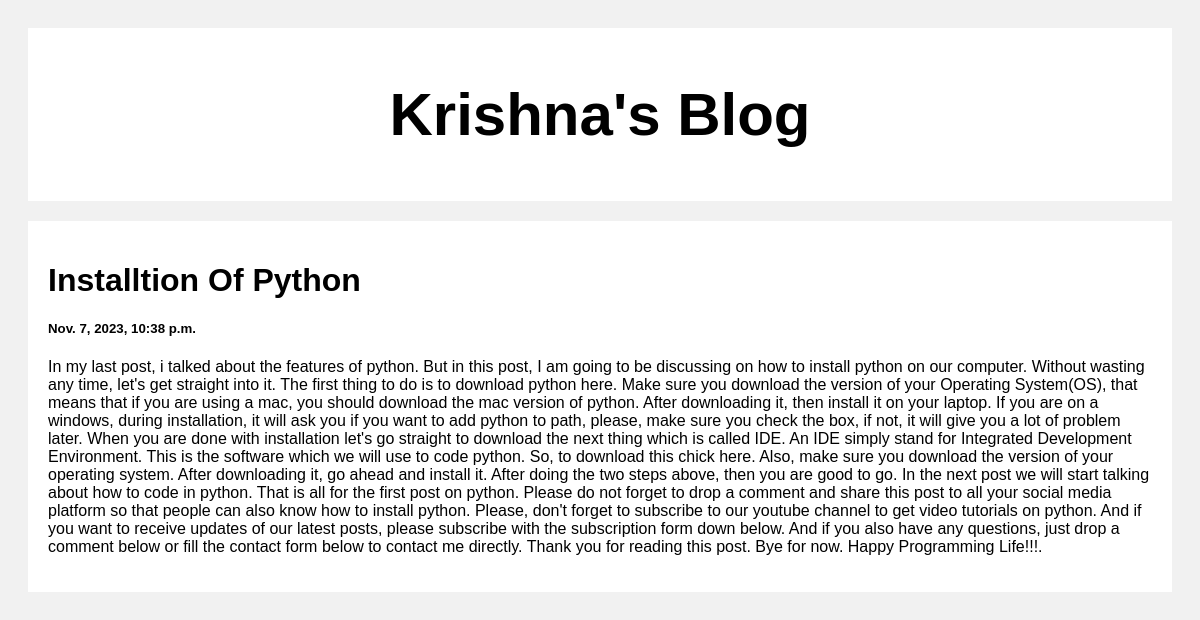
Screenshot of /post/3 with the database file from the repository.
### posts/models.py (models this page shows)
class Post(models.Model):  # Renamed the model to "Post" for consistency
    title = models.CharField(max_length=100)
    body = models.TextField(max_length=100000)  # Changed CharField to TextField for longer text
    created_at = models.DateTimeField(default=datetime.now, blank=True)

### posts/views.py (the view)
# urls.py: path('post/<str:pk>',views.post, name='post')
def post(request, pk):
    posts = Post.objects.get(id=pk)
    return render(request, 'posts.html', {'posts': posts})

### templates/posts.html (shortened to what this page needs)
<!DOCTYPE html>
<html>
<head>
</head>
<body>
<div class="header">
  <h2>Krishna's Blog</h2>
</div>
<div class="row">
  <div class="leftcolumn">
    <div class="card">
        <h1>{{posts.title}}</h1>
        <h5>{{posts.created_at}}</h5>
        <p>{{posts.body}}</p>
    </div>
  </div>
</div>
</body>
</html>

### templates/posts.html (style rules this page uses)
* { box-sizing: border-box; }
body { font-family: Arial; padding: 20px; background: #f1f1f1; }
.header { padding: 2px; font-size: 40px; text-align: center; background: white; }
.leftcolumn { float: left; width: 100%; }
.card { background-color: white; padding: 20px; margin-top: 20px; }
.row:after { content: ""; display: table; clear: both; }

### rows the page displays
Post: title "Installtion Of Python", created_at "Nov. 7, 2023, 10:38 p.m.", body "In my last post, i talked about the features of python. But in this post, I am going to be discussing on how to install python on our computer. Without wasting any time, let's get straight into it. The first thing to do is to download python here. Make sure you download the version of your Operating System(OS), that means that if you are using a mac, you should download the mac version of python. After downloading it, then install it on your laptop. If you are on a windows, during installation, it will ask you if you want to add python to path, please, make sure you check the box, if not, it will give you a lot of problem later. When you are done with installation let's go straight to…"
